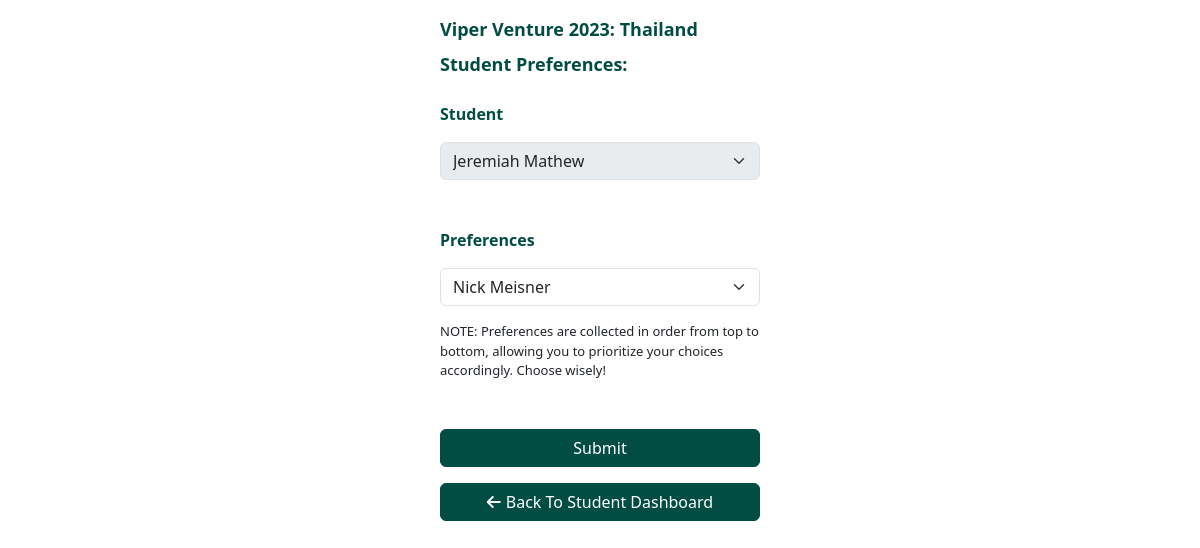
The page /student/GT724M (signed in) on the database as committed earlier.
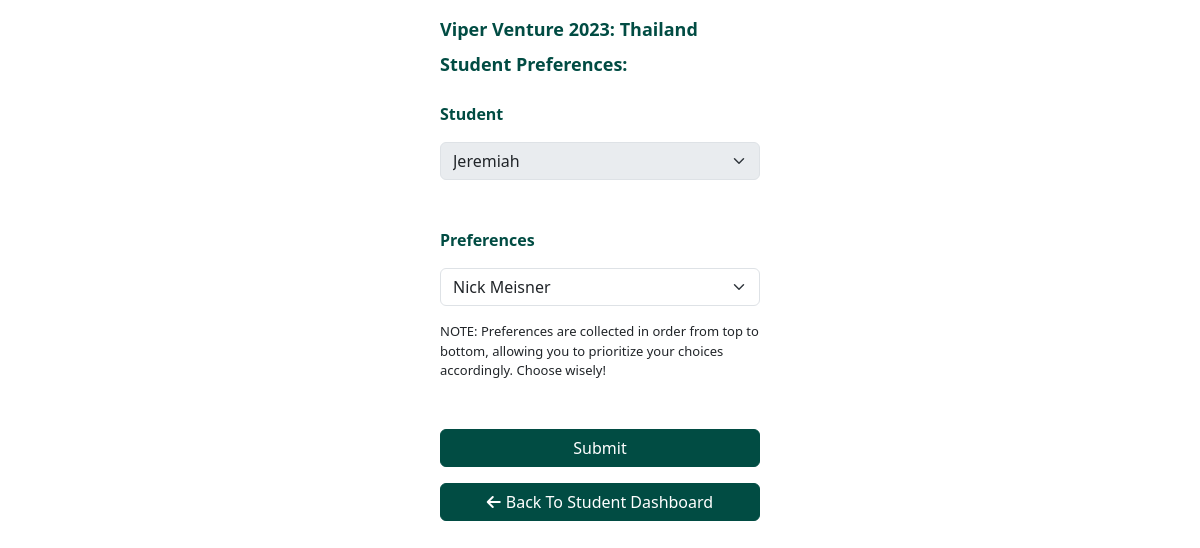
The same page on the database as committed later.
### classes.py (models this page shows, shortened)
class Trip(db.Model):
    __tablename__ = 'trips'
    trip_ids = []
    id = db.Column(db.Integer, primary_key=True)
    code = db.Column(db.String(6), nullable=False)
    name = db.Column(db.String, nullable=False)
    organizer = db.Column(db.String, nullable=False)
    num_groups = db.Column(db.Integer, nullable=False)
    group_size = db.Column(db.Integer, nullable=False)
    details = db.Column(db.String, nullable=True)
    @staticmethod
    def get_trip_by_code(code, return_dict=False):
        trip = db.session.query(Trip).filter_by(code=code).first()
        if trip is None:
            return None
        elif return_dict:
            return dict_converter(trip)
        else:
            return trip

class Student(db.Model):
    __tablename__ = 'students'
    id = db.Column(db.Integer, primary_key=True)
    name = db.Column(db.String, nullable=False)
    email = db.Column(db.String, nullable=False)
    grade = db.Column(db.Integer, nullable=False)
    gender = db.Column(db.String(1), nullable=False, default="-")
    @staticmethod
    def get_student_by_id(id, return_dict=True):
        student = db.session.query(Student).filter_by(id=id).first()
        if return_dict:
            return dict_converter(student)
        else:
            return student

### app.py (the view, shortened to what this page needs)
@app.route("/student/<trip_code>", methods=["GET", "POST"])
@login_required()
def student_preferences(trip_code):
    global current_user
    student = current_user['student']
    trip = Trip.get_trip_by_code(trip_code)
    if request.method == "GET":
        if trip != None:
            sel_trip = trip
            sel_students = TripStudent.get_students_in_trip(trip.id)
            student_ids = [s['id'] for s in sel_students]
            sel_students.pop(student_ids.index(student['id'])) # Removes current (logged-in) student
            gender_filter = lambda x: student['gender'] == "-" or x['gender'] == "-" or x['gender'] == student['gender']
            sel_students = list(filter(gender_filter, sel_students)) # Takes out other gender
            num_prefs = len(sel_students) if len(sel_students) < 5 else 5 # Adjust preference count
            prefs = []
            prev_submitted = StudentPreference.check_student_preferences(trip.id, student['id'])
            if prev_submitted:
                prefs = StudentPreference.get_preferences(trip.id, student['id'], return_prefs_only=True)
            return render_template("student/preference-form.html", student=student, trip_code=trip_code, sel_trip=sel_trip,num_prefs=num_prefs, sel_students=sel_students, autofill=prev_submitted, prefs=prefs)
        else:
            return render_template("error/invalid-trip.html")

### app.py (called while the page is built)
def login_required(disable_verify=False):
    def decorator(f):
        @wraps(f)
        def decorated_function(*args, **kwargs):
            if 'user_id' not in session or current_user['db_user'] is None:
                return redirect("/login")
            elif not disable_verify and current_user['db_user'] is not None and not current_user['db_user'].is_verified:
                return redirect("/verify")
            return f(*args, **kwargs)
        return decorated_function
    return decorator

@app.before_request
def before_request():
    if 'user_id' in session:
        if User.check_exist_with_id(session['user_id']):
            current_user['db_user'] = User.get_user_by_id(session['user_id'])
            if current_user['db_user'].is_student:
                current_user['student'] = Student.get_student_by_id(current_user['db_user'].student_id)

### classes.py (called while the page is built)
def dict_converter(row):
    return {column.name: getattr(row, row.__mapper__.get_property_by_column(column).key) for column in row.__table__.columns}

    @staticmethod
    def get_user_by_id(id):
        return db.session.query(User).filter_by(id=id).first()

    @staticmethod
    def check_exist_with_id(id):
        return User.get_user_by_id(id) is not None

    @staticmethod
    def check_student_preferences(trip_id, student_id):
        return StudentPreference.get_preferences(trip_id, student_id) is not None

    @staticmethod
    def get_preferences(trip_id, student_id, return_prefs_only=False, return_dict=False):
        sp = db.session.query(StudentPreference).filter_by(student_id=student_id, trip_id=trip_id).first()
        if sp is not None:
            if return_prefs_only:
                return [sp.a, sp.b, sp.c, sp.d, sp.e]
            elif return_dict:
                return dict_converter(sp)
            else:
                return sp
        return None

    @staticmethod
    def get_students_in_trip(trip_id):
        ids = db.session.query(TripStudent.student_id).filter_by(trip_id=trip_id).all()
        ids = [id[0] for id in ids]
        students = sorted([Student.get_student_by_id(id) for id in ids], key=lambda x: (x['grade'], x['name']))
        return students

### templates/student/preference-form.html (shortened to what this page needs)
{% extends "layout.html" %}
{% block main %}
<label class="d-grid form-label mt-3 mx-auto">{{sel_trip["name"]}}</label>
<label class="d-grid form-label mx-auto">Student Preferences:</label>
<form id = "preferences_form" action=/student/{{trip_code}} method="POST">
    <label class="d-grid info-label mt-4 mx-auto">Student</label>
    <select disabled id="pref_0" name="pref_0" class="mt-3 mx-auto form-select" aria-label=".form-select-sm example">
        <option selected="selected" value={{student.id}} >{{student.name}}</option>
    </select>
    <label class="d-grid info-label mt-5 mx-auto">Preferences</label>
    {%for _ in range(num_prefs)%}
    <select id={{'pref_' + (loop.index)|string}} name={{'pref_' + (loop.index)|string}} class="mt-3 mx-auto form-select" onchange="updateChoices(this.id); checkform();" aria-label=".form-select-sm example">
        {%for j in range(sel_students|length)%}
            <option value={{sel_students[j].id}}>{{sel_students[j].name}}</option>
        {%endfor%}
    </select>
    {%endfor%}
    <text style="font-size: small;" class="d-grid mx-auto mt-3">NOTE: Preferences are collected in order from top to bottom, allowing you to prioritize your choices accordingly. Choose wisely!</text>
    <button id = "pref_submit" disabled="disabled" type="submit" class="d-grid gap-2 col-6 mt-5 mx-auto btn btn-primary">Submit</button>
    <a href="/student" class="mt-3 d-grid gap-2 col-6 mx-auto btn btn-primary" role="button">
        <div class="icon-text-container center-div">
            <i class="fas fa-arrow-left"></i>
            <span>Back To Student Dashboard</span>
        </div>
    </a>
</form>
{% endblock %}

### templates/layout.html (shortened to what this page needs)
<!DOCTYPE html>
<html>
<head>
    <link rel="stylesheet" type="text/css" href="/static/css/stylesheet.css"/>
    <link href="https://cdn.jsdelivr.net/npm/bootstrap@5.3.0-alpha1/dist/css/bootstrap.min.css" rel="stylesheet">
</head>
<body style="visibility: hidden">
	{% block main %}{% endblock %}
</body>

### static/css/stylesheet.css (style rules this page uses)
.btn-primary { width: 320px !important; border-color: #014C43 !important; background-color: #014C43 !important; }
.form-label { width: 320px !important; }
.form-select { width: 320px !important; }
label { color: #014C43; font-weight: bold; font-size: large; }
.info-label { width: 320px !important; margin-left: auto; font-size: medium; }
text { width: 320px !important; }
.icon-text-container { display: flex; align-items: center; }
.icon-text-container i { margin-right: 5px; }
.center-div { margin: auto; }

### templates/layout.html (style rules this page uses)
.hidden { display:none; }

Rows that differ between the two databases and show on the page:
changed Student: pref_0 "Jeremiah Mathew" → "Jeremiah"
